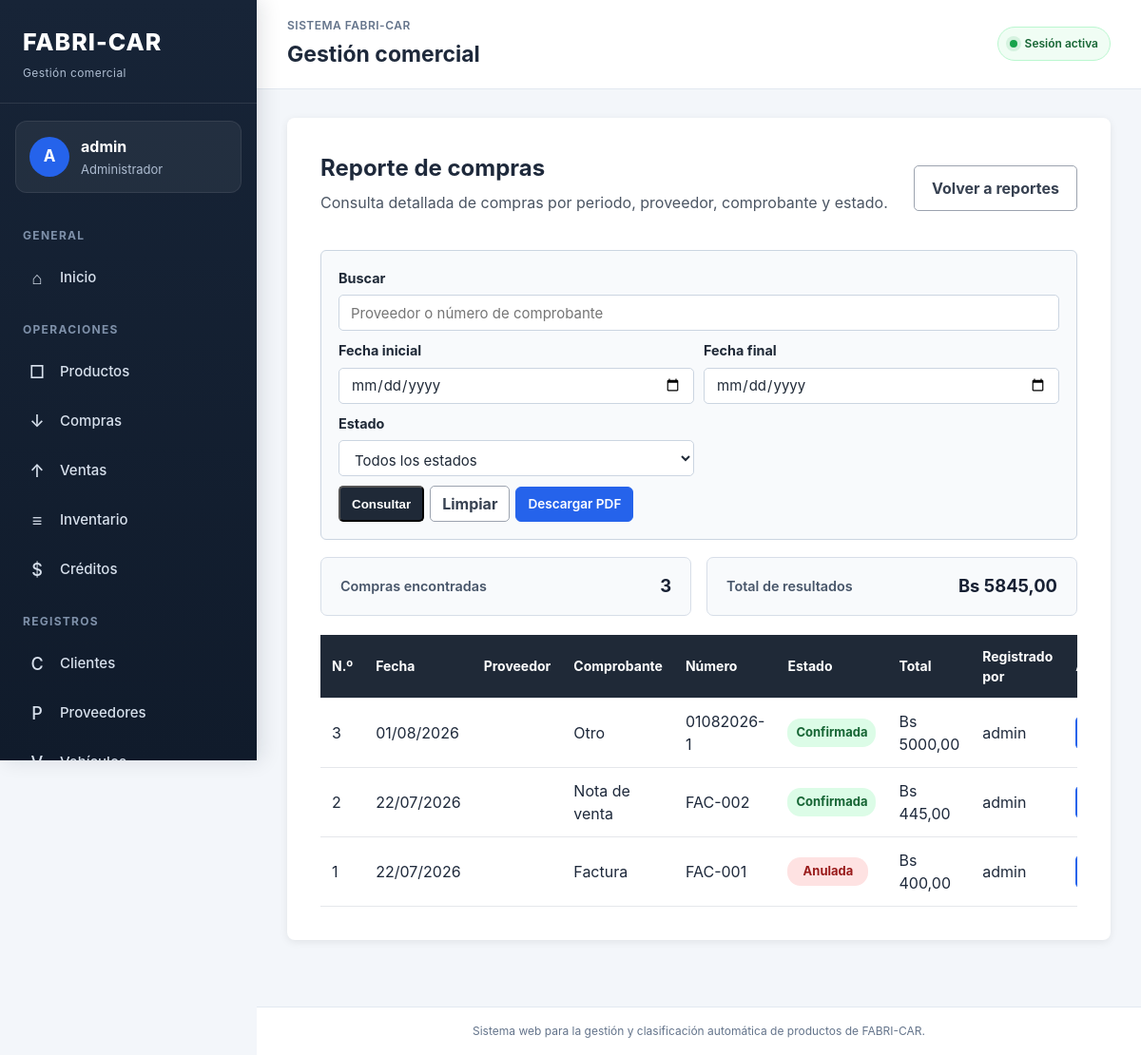
The page /reportes/compras/ (signed in) on the database as committed earlier.
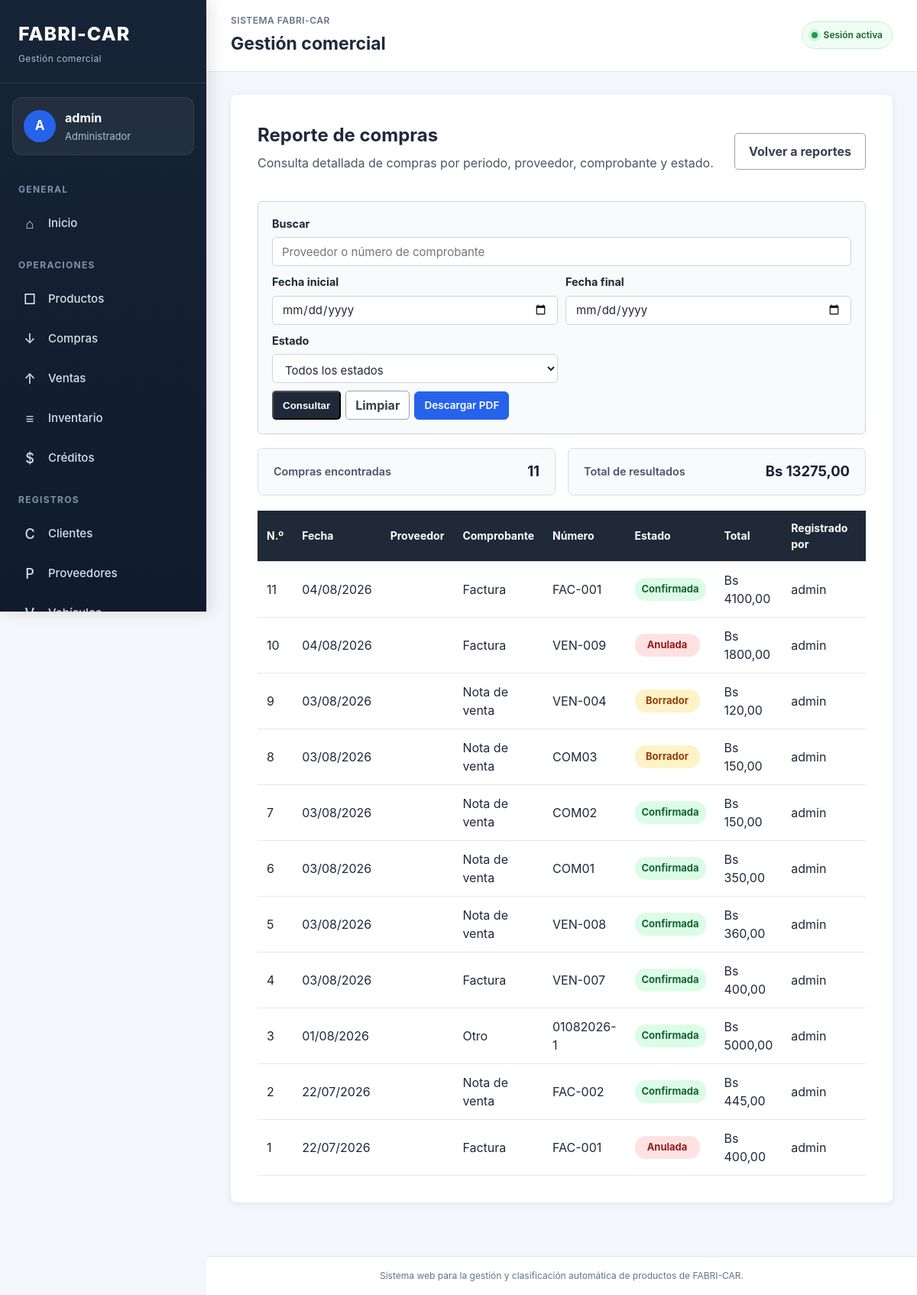
The same page on the database as committed later.
### compras/models.py (models this page shows, shortened)
class Compra(models.Model):
    class TipoComprobante(models.TextChoices):
        FACTURA = "FACTURA", "Factura"
        NOTA_VENTA = "NOTA_VENTA", "Nota de venta"
        RECIBO = "RECIBO", "Recibo"
        OTRO = "OTRO", "Otro"
    class EstadoCompra(models.TextChoices):
        BORRADOR = "BORRADOR", "Borrador"
        CONFIRMADA = "CONFIRMADA", "Confirmada"
        ANULADA = "ANULADA", "Anulada"
    proveedor = models.ForeignKey(
        Proveedor,
        on_delete=models.PROTECT,
        related_name="compras",
        verbose_name="Proveedor",
    )
    fecha_compra = models.DateField(
        default=timezone.localdate,
        db_index=True,
        verbose_name="Fecha de compra",
    )
    tipo_comprobante = models.CharField(
        max_length=20,
        choices=TipoComprobante.choices,
        default=TipoComprobante.FACTURA,
        verbose_name="Tipo de comprobante",
    )
    numero_comprobante = models.CharField(
        max_length=50,
        blank=True,
        db_index=True,
        verbose_name="Número de comprobante",
    )
    estado = models.CharField(
        max_length=20,
        choices=EstadoCompra.choices,
        default=EstadoCompra.BORRADOR,
        db_index=True,
        verbose_name="Estado",
    )
    total = models.DecimalField(
        max_digits=14,
        decimal_places=2,
        default=Decimal("0.00"),
        validators=[
            MinValueValidator(Decimal("0.00")),
        ],
        verbose_name="Total",
    )
    observaciones = models.TextField(
        blank=True,
        verbose_name="Observaciones",
    )
    usuario_registro = models.ForeignKey(
        settings.AUTH_USER_MODEL,
        on_delete=models.SET_NULL,
        null=True,
        blank=True,
        related_name="compras_registradas",
        verbose_name="Registrado por",
    )
    usuario_confirmacion = models.ForeignKey(
        settings.AUTH_USER_MODEL,
        on_delete=models.SET_NULL,
        null=True,
        blank=True,
        related_name="compras_confirmadas",
        verbose_name="Confirmado por",
    )
    fecha_confirmacion = models.DateTimeField(
        null=True,
        blank=True,
        verbose_name="Fecha de confirmación",
    )
    usuario_anulacion = models.ForeignKey(
        settings.AUTH_USER_MODEL,
        on_delete=models.SET_NULL,
        null=True,
        blank=True,
        related_name="compras_anuladas",
        verbose_name="Anulado por",
    )
    fecha_anulacion = models.DateTimeField(
        null=True,
        blank=True,
        verbose_name="Fecha de anulación",
    )
    motivo_anulacion = models.TextField(
        blank=True,
        verbose_name="Motivo de anulación",
    )
    fecha_registro = models.DateTimeField(
        auto_now_add=True,
        verbose_name="Fecha de registro",
    )
    fecha_modificacion = models.DateTimeField(
        auto_now=True,
        verbose_name="Fecha de modificación",
    )
    class Meta:
        verbose_name = "Compra"
        verbose_name_plural = "Compras"
        ordering = [
            "-fecha_compra",
            "-id",
        ]
        constraints = [
            models.UniqueConstraint(
                fields=[
                    "proveedor",
                    "tipo_comprobante",
                    "numero_comprobante",
                ],
                condition=~models.Q(
                    numero_comprobante="",
                ),
                name="compra_comprobante_unico_proveedor_tipo",
            ),
        ]

### reportes/views.py (the view)
@login_required
@rol_requerido("Administrador", "Empleado")
def reporte_compras(request):
    busqueda = request.GET.get(
        "q",
        "",
    ).strip()
    fecha_inicio_texto = request.GET.get(
        "fecha_inicio",
        "",
    ).strip()
    fecha_fin_texto = request.GET.get(
        "fecha_fin",
        "",
    ).strip()
    filtro_estado = request.GET.get(
        "estado",
        "",
    ).strip()
    compras = Compra.objects.select_related(
        "proveedor",
        "usuario_registro",
    )
    if busqueda:
        compras = compras.filter(
            Q(proveedor__nombre__icontains=busqueda)
            | Q(numero_comprobante__icontains=busqueda)
        )
    fecha_inicio = None
    fecha_fin = None
    try:
        if fecha_inicio_texto:
            fecha_inicio = date.fromisoformat(
                fecha_inicio_texto
            )
    except ValueError:
        fecha_inicio_texto = ""
    try:
        if fecha_fin_texto:
            fecha_fin = date.fromisoformat(
                fecha_fin_texto
            )
    except ValueError:
        fecha_fin_texto = ""
    if fecha_inicio:
        compras = compras.filter(
            fecha_compra__gte=fecha_inicio,
        )
    if fecha_fin:
        compras = compras.filter(
            fecha_compra__lte=fecha_fin,
        )
    if filtro_estado in Compra.EstadoCompra.values:
        compras = compras.filter(
            estado=filtro_estado,
        )
    compras = compras.order_by(
        "-fecha_compra",
        "-id",
    )
    total_filtrado = (
        compras.aggregate(
            total=Sum("total")
        )["total"]
        or Decimal("0.00")
    )
    cantidad_resultados = compras.count()
    paginador = Paginator(
        compras,
        15,
    )
    pagina_compras = paginador.get_page(
        request.GET.get("pagina")
    )
    contexto = {
        "compras": pagina_compras,
        "pagina_compras": pagina_compras,
        "busqueda": busqueda,
        "fecha_inicio": fecha_inicio_texto,
        "fecha_fin": fecha_fin_texto,
        "filtro_estado": filtro_estado,
        "estados_compra": Compra.EstadoCompra.choices,
        "total_filtrado": total_filtrado,
        "cantidad_resultados": cantidad_resultados,
    }
    return render(
        request,
        "reportes/reporte_compras.html",
        contexto,
    )

### principal/context_processors.py (called while the page is built)
def roles_usuario(request):
    usuario = request.user
    if not usuario.is_authenticated:
        return {
            "es_administrador": False,
            "es_empleado": False,
            "es_cliente": False,
        }
    es_administrador = (
        usuario.is_superuser
        or usuario.groups.filter(
            name="Administrador"
        ).exists()
    )
    es_empleado = usuario.groups.filter(
        name="Empleado"
    ).exists()
    es_cliente = usuario.groups.filter(
        name="Cliente"
    ).exists()
    return {
        "es_administrador": es_administrador,
        "es_empleado": es_empleado,
        "es_cliente": es_cliente,
    }

### reportes/templates/reportes/reporte_compras.html (shortened to what the changed rows need)
{% extends "principal/base.html" %}
{% block contenido %}
<section class="presentacion">
    <div class="encabezado-listado">
        <div>
            <h2>Reporte de compras</h2>
        </div>
    </div>
    <div class="resumen-reporte">
        <div class="dato-resumen-reporte">
            <span>Compras encontradas</span>
            <strong>
                {{ cantidad_resultados }}
            </strong>
        </div>
        <div class="dato-resumen-reporte">
            <span>Total de resultados</span>
            <strong>
                Bs {{ total_filtrado|floatformat:2 }}
            </strong>
        </div>
    </div>
    <div class="contenedor-tabla">
        <table class="tabla-datos">
            <thead>
                <tr>
                    <th>N.º</th>
                    <th>Fecha</th>
                    <th>Proveedor</th>
                    <th>Comprobante</th>
                    <th>Número</th>
                    <th>Estado</th>
                    <th>Total</th>
                    <th>Registrado por</th>
                    <th>Acciones</th>
                </tr>
            </thead>
            <tbody>
                {% for compra in compras %}
                    <tr>
                        <td>
                            {{ compra.id }}
                        </td>
                        <td>
                            {{ compra.fecha_compra|date:"d/m/Y" }}
                        </td>
                        <td>
                        </td>
                        <td>
                            {{ compra.get_tipo_comprobante_display }}
                        </td>
                        <td>
                            {{ compra.numero_comprobante|default:"Sin número" }}
                        </td>
                        <td>
                            {% if compra.estado == "BORRADOR" %}
                                <span class="etiqueta-borrador">
                                    Borrador
                                </span>
                            {% elif compra.estado == "CONFIRMADA" %}
                                <span class="etiqueta-confirmada">
                                    Confirmada
                                </span>
                            {% else %}
                                <span class="etiqueta-anulada">
                                    Anulada
                                </span>
                            {% endif %}
                        </td>
                        <td>
                            Bs {{ compra.total|floatformat:2 }}
                        </td>
                        <td>
                            {% if compra.usuario_registro %}
                                {{ compra.usuario_registro.username }}
                            {% else %}
                                No registrado
                            {% endif %}
                        </td>
                        <td>
                        </td>
                    </tr>
                {% endfor %}
            </tbody>
        </table>
    </div>
</section>
{% endblock %}

Rows that differ between the two databases and show on the page:
added Compra: id "11", fecha_compra "04/08/2026", tipo_comprobante "Factura", numero_comprobante "FAC-001", estado "Confirmada", total "4100,00", usuario_registro.username "admin"
added Compra: id "10", fecha_compra "04/08/2026", tipo_comprobante "Factura", numero_comprobante "VEN-009", estado "Anulada", total "1800,00", usuario_registro.username "admin"
added Compra: id "9", fecha_compra "03/08/2026", tipo_comprobante "Nota de venta", numero_comprobante "VEN-004", estado "Borrador", total "120,00", usuario_registro.username "admin"
added Compra: id "8", fecha_compra "03/08/2026", tipo_comprobante "Nota de venta", numero_comprobante "COM03", estado "Borrador", total "150,00", usuario_registro.username "admin"
added Compra: id "7", fecha_compra "03/08/2026", tipo_comprobante "Nota de venta", numero_comprobante "COM02", estado "Confirmada", total "150,00", usuario_registro.username "admin"
added Compra: id "6", fecha_compra "03/08/2026", tipo_comprobante "Nota de venta", numero_comprobante "COM01", estado "Confirmada", total "350,00", usuario_registro.username "admin"
added Compra: id "5", fecha_compra "03/08/2026", tipo_comprobante "Nota de venta", numero_comprobante "VEN-008", estado "Confirmada", total "360,00", usuario_registro.username "admin"
added Compra: id "4", fecha_compra "03/08/2026", tipo_comprobante "Factura", numero_comprobante "VEN-007", estado "Confirmada", total "400,00", usuario_registro.username "admin"
Other text that changed with them:
{{ cantidad_resultados }}: "3" → "11"
{{ total_filtrado|floatformat:2 }}: "5845,00" → "13275,00"
